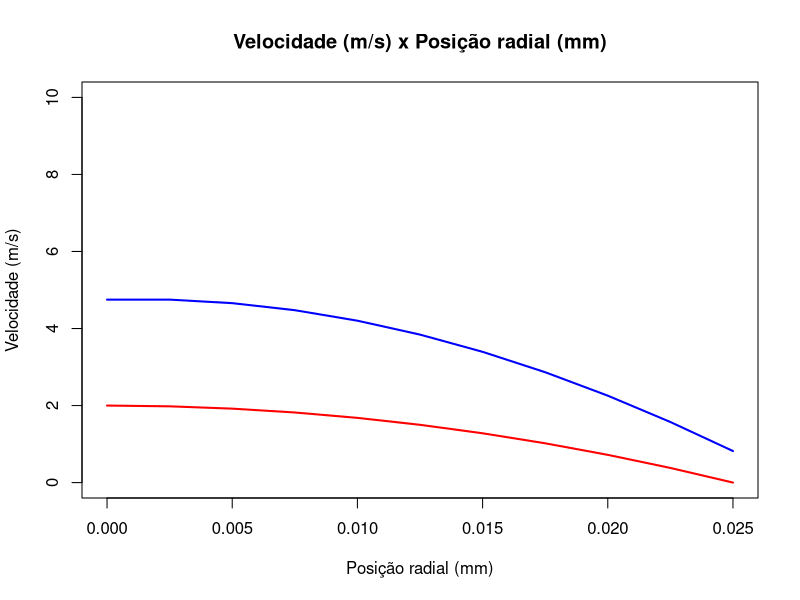

R code for this plot:
rm(list = ls())

library(flextable)

dpdz <- -12.928
mu <- 1.01 * 10^-3
R <- 25 * 10^-3
N <- 10 # numero de pontos analisados 
dr <- R/N # passo no espaço

N <- N + 1

r_seq <- seq(from = 0.0, to = R, by = dr)
u_analytical <- dpdz / (4 * mu) * (r_seq^2 - R^2)

plot(
  NULL,
  main = "Velocidade (m/s) x Posição radial (mm)",
  xlab = "Posição radial (mm)",
  ylab = "Velocidade (m/s)",
  xlim = c(0, max(r_seq)),
  ylim = c(0, 5 * max(u_analytical))
)

lines(r_seq, u_analytical, lwd = 2, col = "red")

# agora é a analise numerica

# matriz que representa os coeficientes do sistema linear
A <- matrix(0, ncol = N, nrow = N)
line <- 0

# matriz coluna (vetor vertical) que representa os termos independentes
b <- rep(0, N)

for (ri in r_seq) {
  line <- line + 1
  
  if (ri == 0) {
    # condição de simetria
    A[line, line + 1] <- 1 + ri
    A[line, line] <- -1 - ri
    
    b[line] <- (dpdz / mu) * ri * dr
  } else if (ri == R) {
    # na borda do cano, velocidade nula (cond de contorno)
    A[line, line] <- -1 - ri
    A[line, line - 1] <- ri
    
    b[line] <- (dpdz / mu) * ri * dr
  } else {
    # no interno
    A[line, line + 1] <- 1 + ri
    A[line, line] <- -1 - ri
    A[line, line - 1] <- ri
    
    b[line] <- (dpdz / mu) * ri * dr
  }
}

u_numerical <- solve(A) %*% b
lines(r_seq, u_numerical, lwd = 2, col = "blue")
